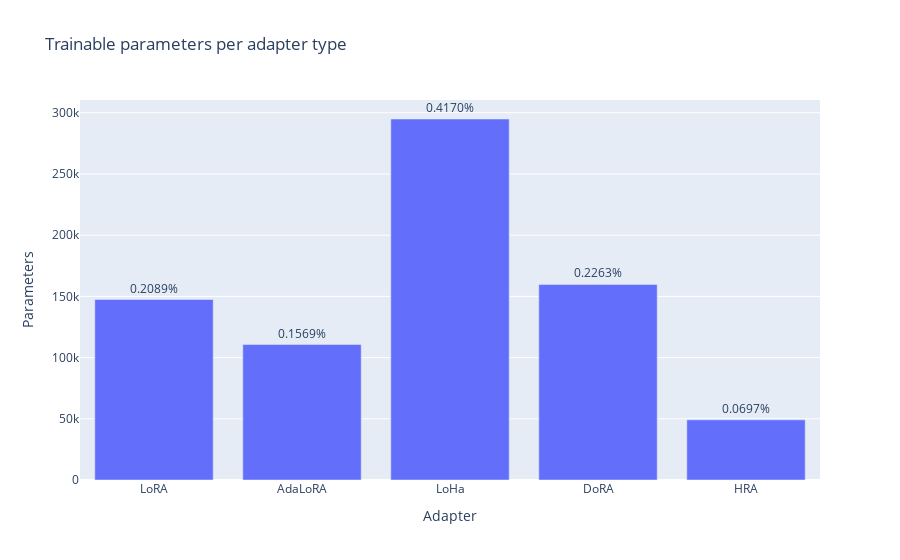

The code cell stored with this chart in its notebook:
### Markdown cell above
### Comparing adapter parameter counts

To make the comparison more explicit, the following bar plot visualises the trainable parameter budgets. The differences remain tiny relative to the full model, but they highlight which methods introduce additional learnable tensors beyond the vanilla LoRA factors.

### Code cell
import plotly.express as px

fig = px.bar(df, x="Adapter", y="Trainable params", text="% trainable", title="Trainable parameters per adapter type")
fig.update_traces(textposition="outside")
fig.update_layout(yaxis_title="Parameters", xaxis_title="Adapter")
fig

### Figure 1 — Plotly figure (JSON) as saved in the notebook; plotly's stock layout.template omitted (floating-point values rounded to 4 significant figures)
{"data": [{"hovertemplate": "Adapter=%{x}<br>Trainable params=%{y}<br>% trainable=%{text}<extra></extra>", "legendgroup": "", "marker": {"color": "#636efa", "pattern": {"shape": ""}}, "name": "", "orientation": "v", "showlegend": false, "text": ["0.2089%", "0.1569%", "0.4170%", "0.2263%", "0.0697%"], "textposition": "outside", "type": "bar", "x": ["LoRA", "AdaLoRA", "LoHa", "DoRA", "HRA"], "xaxis": "x", "y": [147456, 110664, 294912, 159744, 49152], "yaxis": "y"}], "layout": {"barmode": "relative", "legend": {"tracegroupgap": 0}, "title": {"text": "Trainable parameters per adapter type"}, "xaxis": {"anchor": "y", "domain": [0, 1], "title": {"text": "Adapter"}}, "yaxis": {"anchor": "x", "domain": [0, 1], "title": {"text": "Parameters"}}}}
